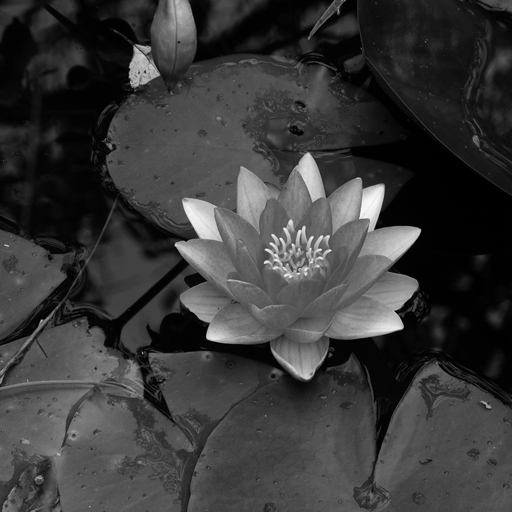
//> input picture 23_basicBV/build/seerose512.jpg, 512 x 512 px
$ ./23_basic_BIldverarbeitung   (built with g++ and OpenCV 4)
//> lines starting //> are read from the running program, lines starting //| are printed output that depends on the picture
/*Hatte heute nicht viel zeit, & musste erst OpenCV installieren, Quelle: https://youtu.be/Ozc3zWJ_NhQ

erst am terminal homewbre installieren, danach opencv

dann im terminal in vscode:
touch CMakeLists.txt

das dann in die entstandene txt datei
cmake_minimum_required(VERSION 3.10)
project(MyProject)
find_package(OpenCV REQUIRED)
add_executable(MyProject main.cpp)
target_link_libraries(MyProject ${OpenCV_LIBS})

so projekt kompilieren über terminal:
mkdir build
cd build
cmake .. //dafür musste ich erst cmake installieren(über terminal macos)
make
./MyProject
*/


//selbst
#include <iostream>
#include <vector>
#include <opencv2/opencv.hpp>

using namespace std;
using namespace cv;

float mittelwert(Mat bild)
{
    //formel: mw = 1/(Pixelanzahl) * (alle grauwerte im bild aufsummieren)
    float mw;
    float summe = 0;

    for(int row = 0; row < bild.rows; row++)
    {
        for(int col = 0; col < bild.cols; col++)
        {
            summe += bild.at<uchar>(row, col);
        }
    }

    mw = summe/(bild.rows * bild.cols);
    return mw;
}

float varianz(Mat bild)
{
    //formel: var = 1/(Pixel) * (gw - mw)^2   ; gw = Grauwert, mw = Mittelwert
    float summe = 0;
    float var;
    float mw = mittelwert(bild);

    for(int row = 0; row < bild.rows; row++)
    {
        for(int col = 0; col < bild.cols; col++)
        {
            summe += pow((bild.at<uchar>(row, col) - mw), 2);
        }
    }
    var = summe/(bild.rows * bild.cols);
    return var;
}

void histogrammOpenCV(Mat bild)
{
    vector<Mat> channels;
    split(bild, channels); // Split the image into its color channels

    int histSize = 256;
    float range[] = { 0, 256 };
    const float* histRange = { range };
    bool uniform = true, accumulate = false;

    for (int i = 0; i < channels.size(); i++)
    {
        //eig ist das bild schwarzweiss, aber musste rgb abdecken damit es kompiliert
        //deswegen das mit "channels"
        Mat hist;
        calcHist(&channels[i], 1, 0, Mat(), hist, 1, &histSize, &histRange, uniform, accumulate);

        int histWidth = 1920, histHeight = 1080; //größe des Fensters, wo das Histogramm dann ausgegeben wird
        int binWidth = cvRound((double)histWidth / histSize);

        Mat histImage(histHeight, histWidth, CV_8UC3, Scalar(0, 0, 0));

        normalize(hist, hist, 0, histImage.rows, NORM_MINMAX, -1, Mat());

        for (int j = 1; j < histSize; j++)
        {
            line(histImage, Point(binWidth * (j - 1), histHeight - cvRound(hist.at<float>(j - 1))),
                 Point(binWidth * (j), histHeight - cvRound(hist.at<float>(j))),
                 Scalar(0, 0, 255), 2, 8, 0);
        }

        imshow("Histogram for Channel " + to_string(i), histImage);
    }
}

void histogramm(Mat bild)
{
    vector<float> grauwerte(256, 0.0);
    cout << "\nHallo";
    //grauwerte aufaddieren
    for(int row = 0; row < bild.rows; row++)
    {
        for(int col = 0; col < bild.cols; col++)
        {
            grauwerte[bild.at<uchar>(row, col)] += 1;
            //den wert als Index nutzen und die grauwerte aufaddieren
        }
    }

    vector<float> relGW(256, 0.0);
    //relative häufigkeit
    //256; weil max GW ist 255, aber evtl gibt es weniger nicht so hohe werte in einem Bild
    for(int i = 0; i < grauwerte.size(); i++)
    {
        relGW[i] = grauwerte[i]/(bild.rows * bild.cols);
        cout << "\nGrauwert: " << i << " Häufigkeit: " << relGW[i] * 100 << "%";
    }
    //ich weiss nicht, ob man das geplottet bekommet, mache es jetzt erst als ausgabe auf dem terminal

    cout << endl;

    int maxFrequency = *max_element(grauwerte.begin(), grauwerte.end());

    // histogramm als Text printen mit ***
    for(int i = 0; i < grauwerte.size(); i++)
    {
        float relFrequency = grauwerte[i] / maxFrequency;
        int asterisksCount = static_cast<int>(relFrequency * 50); // Scale to fit the terminal

        cout << i << ": ";
        for (int j = 0; j < asterisksCount; j++)
        {
            cout << "*";
        }
        cout << endl;
    }


    //plotten als Bild :) - mitHilfe von ChatGPT gemacht
    int plotWidth = 1920;
    int plotHeight = 1080;
    Mat plot(plotHeight, plotWidth, CV_8UC3, Scalar(255, 255, 255));

    int numBins = relGW.size();
    int binWidth = cvRound(static_cast<double>(plotWidth) / numBins);

    float mf = *max_element(relGW.begin(), relGW.end());

    for (int i = 0; i < numBins; i++)
    {
        int binHeight = cvRound(static_cast<double>(relGW[i]) / mf * (plotHeight - 50));
        rectangle(plot, Point(i * binWidth, plotHeight - binHeight - 50), Point((i + 1) * binWidth, plotHeight - 50), Scalar(0, 0, 255), -1);
    }

    // x achse
    line(plot, Point(0, plotHeight - 50), Point(plotWidth, plotHeight - 50), Scalar(0, 0, 0), 2);

    // y achse
    line(plot, Point(50, 0), Point(50, plotHeight - 50), Scalar(0, 0, 0), 2);

    // X achsen beschriftung
    for (int i = 0; i < numBins; i+=10)
    {
        int x = i * binWidth + binWidth / 2;
        putText(plot, to_string(i), Point(x, plotHeight - 25), FONT_HERSHEY_SIMPLEX, 0.5, Scalar(0, 0, 0), 2);
    }

    // y achse bschriftung
    for (int i = 0; i <= 10; i++)
    {
        int y = plotHeight - 50 - i * (plotHeight - 50) / 10;
        putText(plot, to_string(i * 10) + "%", Point(25, y), FONT_HERSHEY_SIMPLEX, 0.5, Scalar(0, 0, 0), 2);
    }

    imshow("Histogram Plot", plot);
}

int main(int argc, char** argv)
{
    Mat bild = imread("seerose512.jpg");
//> bild is the input picture: 512 rows x 512 cols, CV_8UC3; min 0, max 251, mean 57.1

    if(bild.empty())
    {
        cerr << "\nBild konnte nicht geöffnet werden";
        return -1;
    }
    imshow("geöffnetes Bild", bild);

    float mw = mittelwert(bild);
//> the loop in mittelwert, `for(int row = 0; row < bild.rows; row++)` made 512 passes
//> summe on passes 1 to 3: 16325, 33097, 50312
//> after the loop in mittelwert, `for(int row = 0; row < bild.rows; row++)`: summe = 13707589
//> in mittelwert, `mw = summe/(bild.rows * bild.cols);`: mw = 52.29
//> mw = 52.29
    cout << "\nMittelwert: " << mw;
//| Mittelwert: 52.2903

    Scalar mwCV = mean(bild); //von opencv selbst, zum vergleichen
//> mwCV = Scalar(57.12, 57.12, 57.12)
    cout << "\nVon Opencv Mittelwert: " << mwCV[0];
//| Von Opencv Mittelwert: 57.1213


    float var = varianz(bild);
//> the loop in mittelwert (call 2), `for(int row = 0; row < bild.rows; row++)` made 512 passes
//> in varianz, `float mw = mittelwert(bild);`: mw = 52.29
//> the loop in varianz, `for(int row = 0; row < bild.rows; row++)` made 512 passes
//> summe on passes 1 to 3: 491581.7, 971122.2, 1440296.9
//> after the loop in varianz, `for(int row = 0; row < bild.rows; row++)`: summe = 363539840
//> in varianz, `var = summe/(bild.rows * bild.cols);`: var = 1386.8
//> var = 1386.8
    cout << "\nVarianz: " << var;
//| Varianz: 1386.79

    histogramm(bild);
//> after the loop in histogramm, `for(int row = 0; row < bild.rows; row++)`: grauwerte = 256 values, max 9572 at index 3, min 0 at index 199, mean 1024
//> the loop in histogramm, `for(int i = 0; i < grauwerte.size(); i++)` made 256 passes
//| Grauwert: 0 Häufigkeit: 0.019455%
//| Grauwert: 1 Häufigkeit: 0.15564%
//| Grauwert: 2 Häufigkeit: 2.58751%
//| Grauwert: 3 Häufigkeit: 3.65143%
//| Grauwert: 4 Häufigkeit: 2.65579%
//| Grauwert: 5 Häufigkeit: 3.26347%
//| Grauwert: 6 Häufigkeit: 3.11241%
//| Grauwert: 7 Häufigkeit: 2.285%
//> (output is shown up to pass 8 of 256)
//> after the loop in histogramm, `for(int i = 0; i < grauwerte.size(); i++)`: relGW = 256 values, max 0.0365 at index 3, min 0 at index 199, mean 0.00391
//> in histogramm, `int maxFrequency = *max_element(grauwerte.begin(), grauwerte.end());`: maxFrequency = 9572
//> the loop in histogramm, `for(int i = 0; i < grauwerte.size(); i++)` made 256 passes
//> (relFrequency, asterisksCount) on passes 1 to 3: (0.00533, 0), (0.0426, 2), (0.709, 35)
//| 0:
//| 1:
//| 2:
//| 3:
//| 4:
//| 5:
//| 6:
//| 7:
//> (output is shown up to pass 8 of 256)
//> in histogramm, `int numBins = relGW.size();`: numBins = 256
//> in histogramm, `int binWidth = cvRound(static_cast<double>(plotWidth) / numBins);`: binWidth = 8
//> in histogramm, `float mf = *max_element(relGW.begin(), relGW.end());`: mf = 0.0365
//> the loop in histogramm, `for (int i = 0; i < numBins; i++)` made 256 passes
//> binHeight on passes 1 to 3: 5, 44, 730
//> after the loop in histogramm, `for (int i = 0; i < numBins; i++)`:
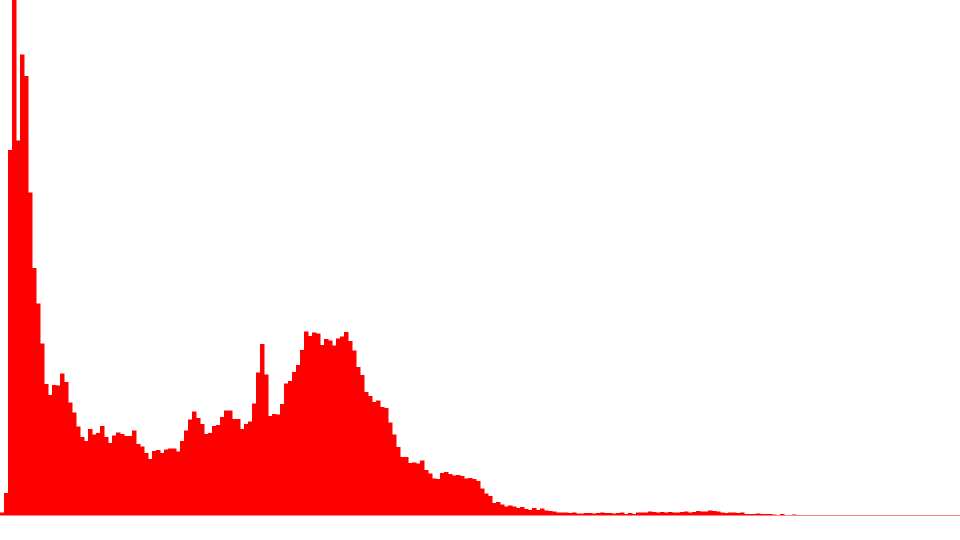
//> plot: 1080 rows x 1920 cols, CV_8UC3 (shown at 1/2 size); mean B, G, R 226.8, 226.8, 255
//> in histogramm, `line(plot, Point(50, 0), Point(50, plotHeight - 50), Scalar(0, 0, 0), ..`:
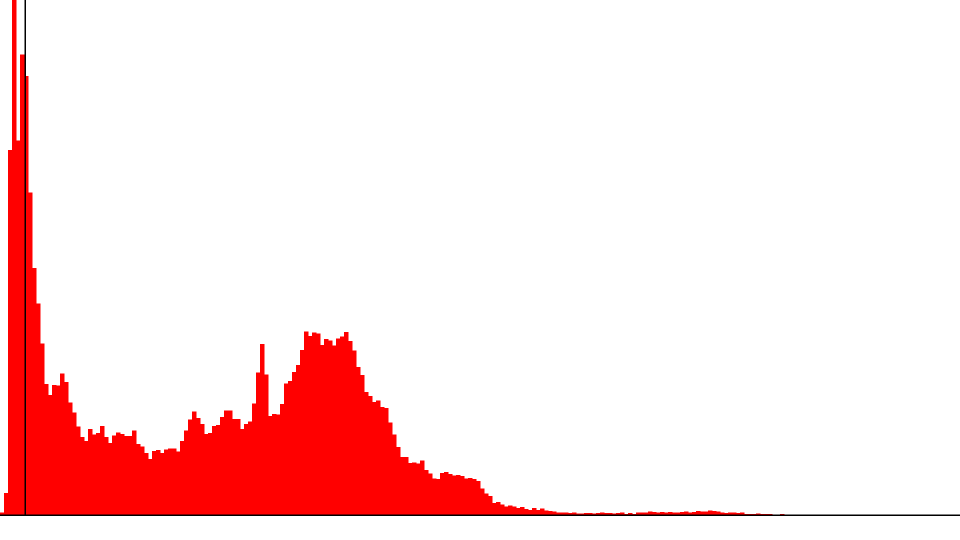
//> plot: 1080 rows x 1920 cols, CV_8UC3 (shown at 1/2 size); mean B, G, R 226.4, 226.4, 253.9
//> the loop in histogramm, `for (int i = 0; i < numBins; i+=10)` made 26 passes
//> x on passes 1 to 12: 4, 84, 164, 244, 324, 404, 484, 564, 644, 724, 804, 884
//> after the loop in histogramm, `for (int i = 0; i < numBins; i+=10)`:
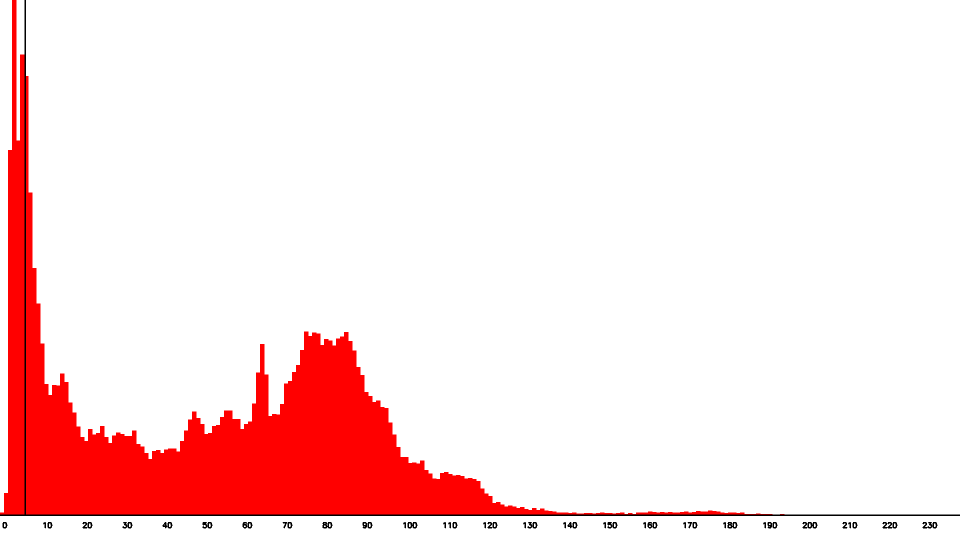
//> plot: 1080 rows x 1920 cols, CV_8UC3 (shown at 1/2 size); mean B, G, R 225.9, 225.9, 253.3
//> after the loop in histogramm, `for (int i = 0; i <= 10; i++)`:
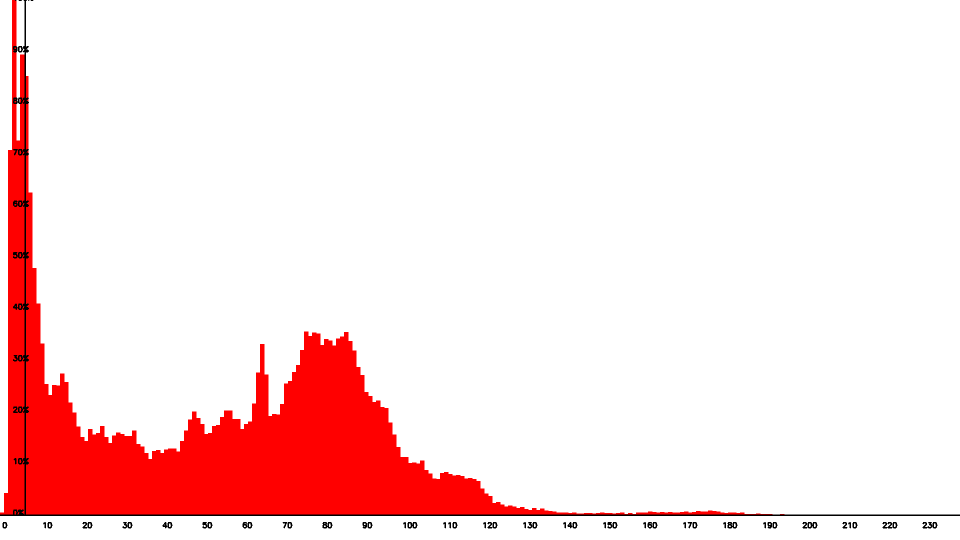
//> plot: 1080 rows x 1920 cols, CV_8UC3 (shown at 1/2 size); mean B, G, R 225.8, 225.8, 253

    histogrammOpenCV(bild); //mit calcHist von OpenCV
//> the loop in histogrammOpenCV, `for (int i = 0; i < channels.size(); i++)` made 3 passes


    waitKey(0);
    destroyAllWindows();
    return 0;
}

// [50 lines of commented-out code are left out]
